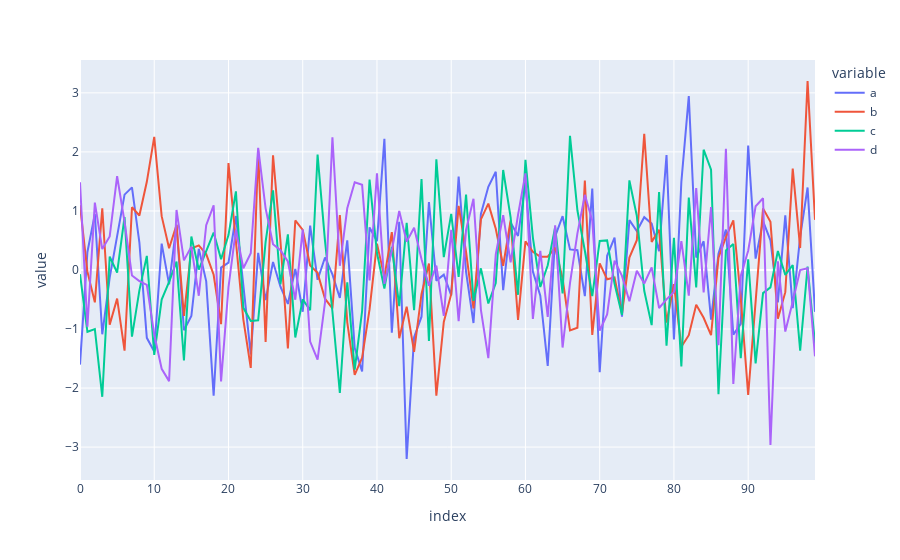

The cell this chart's notebook holds for it:
### Code cell
fig = px.line(dataframe, markers=False)
fig.show()
